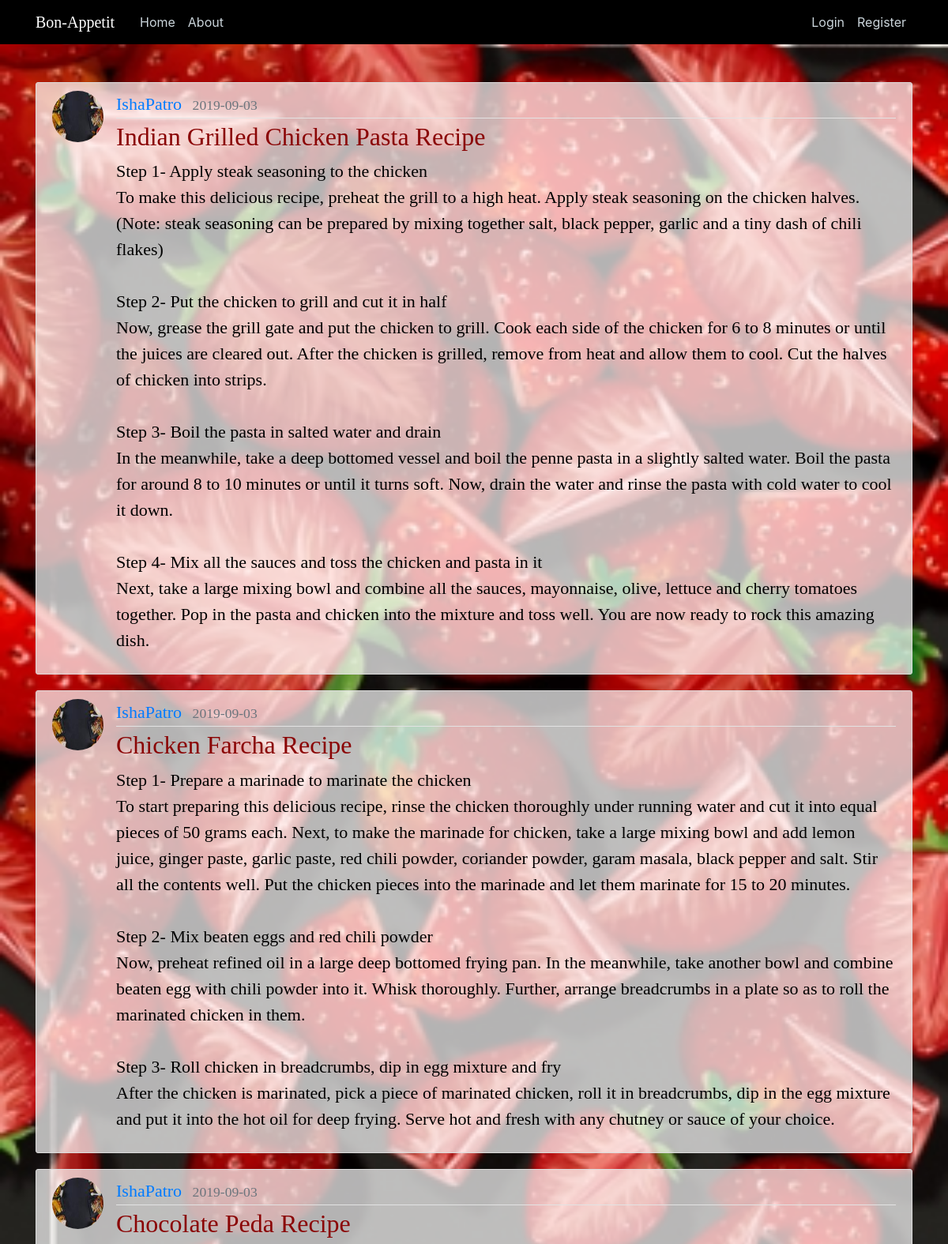
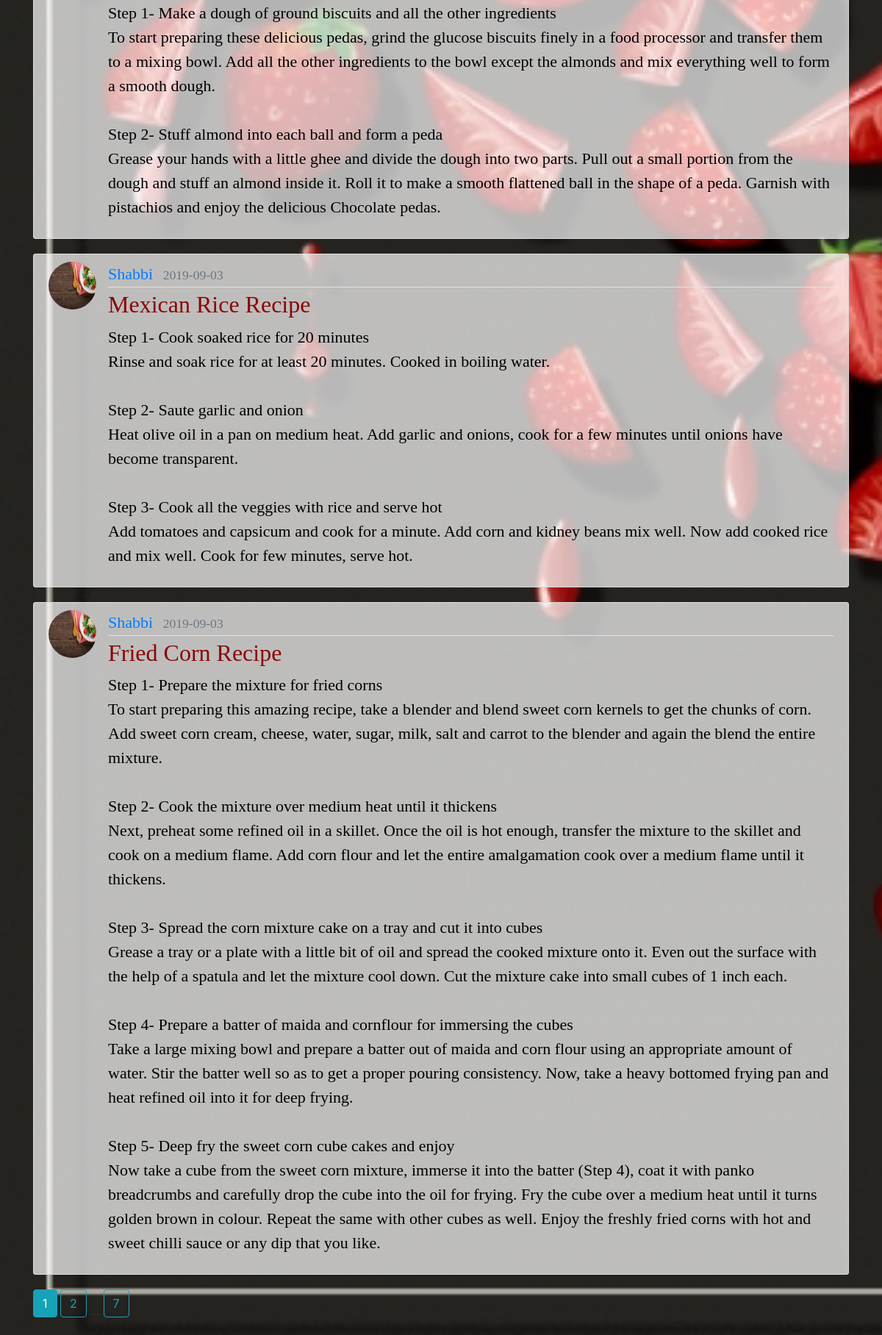
The page /home on the database its author committed (2 pictures, top to bottom).
### flaskblog/models.py (models this page shows, shortened)
class Post(db.Model):
    id = db.Column(db.Integer, primary_key=True)
    title = db.Column(db.String(100), nullable=False)
    date_posted = db.Column(db.DateTime, nullable=False, default=datetime.utcnow)
    content = db.Column(db.Text, nullable=False)
    user_id = db.Column(db.Integer, db.ForeignKey('user.id'), nullable=False)

class User(db.Model, UserMixin):
    id = db.Column(db.Integer, primary_key=True)
    username = db.Column(db.String(20), unique=True, nullable=False)
    email = db.Column(db.String(120), unique=True, nullable=False)
    image_file = db.Column(db.String(20), nullable=False, default='default.jpg')
    password = db.Column(db.String(60), nullable=False)
    posts = db.relationship('Post', backref='author', lazy=True)

### flaskblog/routes.py (the view)
@app.route("/home")
def home():
    page = request.args.get('page', 1, type=int)
    posts = Post.query.order_by(Post.date_posted.desc()).paginate(page=page, per_page=5)
    return render_template('home.html', posts=posts)

### flaskblog/templates/home.html
{% extends "layout.html" %}
{% block content %}
    {% for post in posts.items %}
        <article class="media content-section">
          <img class="rounded-circle article-img" src="{{ url_for('static', filename='profile_pics/' + post.author.image_file) }}">
          <div class="media-body">
            <div class="article-metadata">
              <a class="mr-2" href="{{ url_for('user_posts', username=post.author.username) }}">{{ post.author.username }}</a>
              <small class="text-muted">{{ post.date_posted.strftime('%Y-%m-%d') }}</small>
            </div>
            <h2><a class="article-title" href="{{ url_for('post', post_id=post.id) }}">{{ post.title }}</a></h2>
            <p class="article-content">{{ post.content }}</p>
          </div>
        </article>
    {% endfor %}
    {% for page_num in posts.iter_pages(left_edge=1, right_edge=1, left_current=1, right_current=2) %}
      {% if page_num %}
        {% if posts.page == page_num %}
          <a class="btn btn-info mb-4" href="{{ url_for('home', page=page_num) }}">{{ page_num }}</a>
        {% else %}
          <a class="btn btn-outline-info mb-4" href="{{ url_for('home', page=page_num) }}">{{ page_num }}</a>
        {% endif %}
      {% else %}
        ...
      {% endif %}
    {% endfor %}
{% endblock content %}

### flaskblog/static/main.css (style rules this page uses)
body { background: #fafafa; color: #333333; margin-top: 5rem; }
h1, h2, h3, h4, h5, h6 { color: #444444; }
.content-section { background: #ffffff; padding: 10px 20px; border: 1px solid #dddddd; border-radius: 3px; margin-bottom: 20px; }
.article-title { color: #444444; }
.article-content { white-space: pre-line; }
.article-img { height: 65px; width: 65px; margin-right: 16px; }
.article-metadata { padding-bottom: 1px; margin-bottom: 4px; border-bottom: 1px solid #e3e3e3 }

### flaskblog/templates/layout.html (style rules this page uses)
.content-section { background-color: rgba(255,255,255,0.7); color: black; font-family: 'Playball', cursive; font-size: 22px; }
.article-title { color: #8a0404; font-family: 'Righteous', cursive; }

### rows shown on the page
Post: image_file (picture), author.username "IshaPatro", date_posted "2019-09-03", title "Indian Grilled Chicken Pasta Recipe", content "Step 1- Apply steak seasoning to the chicken To make this delicious recipe, preheat the grill to a high heat. Apply steak seasoning on the chicken halves. (Note: steak seasoning can be prepared by mixing together salt, black pepper, garlic and a tiny dash of chili flakes) Step 2- Put the chicken to grill and cut it in half Now, grease the grill gate and put the chicken to grill. Cook each side of the chicken for 6 to 8 minutes or until the juices are cleared out. After the chicken is grilled, remove from heat and allow them to cool. Cut the halves of chicken into strips. Step 3- Boil the pasta in salted water and drain In the meanwhile, take a deep bottomed vessel and boil the penne pasta…"
Post: image_file (picture), author.username "IshaPatro", date_posted "2019-09-03", title "Chicken Farcha Recipe", content "Step 1- Prepare a marinade to marinate the chicken To start preparing this delicious recipe, rinse the chicken thoroughly under running water and cut it into equal pieces of 50 grams each. Next, to make the marinade for chicken, take a large mixing bowl and add lemon juice, ginger paste, garlic paste, red chili powder, coriander powder, garam masala, black pepper and salt. Stir all the contents well. Put the chicken pieces into the marinade and let them marinate for 15 to 20 minutes. Step 2- Mix beaten eggs and red chili powder Now, preheat refined oil in a large deep bottomed frying pan. In the meanwhile, take another bowl and combine beaten egg with chili powder into it. Whisk thoroughly.…"
Post: image_file (picture), author.username "IshaPatro", date_posted "2019-09-03", title "Chocolate Peda Recipe", content "Step 1- Make a dough of ground biscuits and all the other ingredients To start preparing these delicious pedas, grind the glucose biscuits finely in a food processor and transfer them to a mixing bowl. Add all the other ingredients to the bowl except the almonds and mix everything well to form a smooth dough. Step 2- Stuff almond into each ball and form a peda Grease your hands with a little ghee and divide the dough into two parts. Pull out a small portion from the dough and stuff an almond inside it. Roll it to make a smooth flattened ball in the shape of a peda. Garnish with pistachios and enjoy the delicious Chocolate pedas."
Post: image_file (picture), author.username "Shabbi", date_posted "2019-09-03", title "Mexican Rice Recipe", content "Step 1- Cook soaked rice for 20 minutes Rinse and soak rice for at least 20 minutes. Cooked in boiling water. Step 2- Saute garlic and onion Heat olive oil in a pan on medium heat. Add garlic and onions, cook for a few minutes until onions have become transparent. Step 3- Cook all the veggies with rice and serve hot Add tomatoes and capsicum and cook for a minute. Add corn and kidney beans mix well. Now add cooked rice and mix well. Cook for few minutes, serve hot."
Post: image_file (picture), author.username "Shabbi", date_posted "2019-09-03", title "Fried Corn Recipe", content "Step 1- Prepare the mixture for fried corns To start preparing this amazing recipe, take a blender and blend sweet corn kernels to get the chunks of corn. Add sweet corn cream, cheese, water, sugar, milk, salt and carrot to the blender and again the blend the entire mixture. Step 2- Cook the mixture over medium heat until it thickens Next, preheat some refined oil in a skillet. Once the oil is hot enough, transfer the mixture to the skillet and cook on a medium flame. Add corn flour and let the entire amalgamation cook over a medium flame until it thickens. Step 3- Spread the corn mixture cake on a tray and cut it into cubes Grease a tray or a plate with a little bit of oil and spread the…"

### other values the page prints
{{ page_num }} "1"
{{ page_num }} "2" "7"
